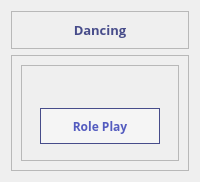
            <widget class="QWidget" name="nested_donuts">
             <layout class="QVBoxLayout" name="verticalLayout_12">
              <item>
               <widget class="QFrame" name="frame_19">
                <property name="frameShape">
                 <enum>QFrame::StyledPanel</enum>
                </property>
                <property name="frameShadow">
                 <enum>QFrame::Raised</enum>
                </property>
                <layout class="QVBoxLayout" name="verticalLayout_11">
                 <item alignment="Qt::AlignTop">
                  <widget class="QLabel" name="label_6">
                   <property name="font">
                    <font>
                     <family>Open Sans</family>
                     <pointsize>10</pointsize>
                     <weight>75</weight>
                     <bold>true</bold>
                    </font>
                   </property>
                   <property name="styleSheet">
                    <string notr="true">#label_6{
color: #474C8A;
} </string>
                   </property>
                   <property name="text">
                    <string>Dancing</string>
                   </property>
                   <property name="alignment">
                    <set>Qt::AlignCenter</set>
                   </property>
                  </widget>
                 </item>
                </layout>
               </widget>
              </item>
              <item>
               <widget class="QFrame" name="frame_20">
                <property name="sizePolicy">
                 <sizepolicy hsizetype="Preferred" vsizetype="Expanding">
                  <horstretch>0</horstretch>
                  <verstretch>0</verstretch>
                 </sizepolicy>
                </property>
                <property name="frameShape">
                 <enum>QFrame::StyledPanel</enum>
                </property>
                <property name="frameShadow">
                 <enum>QFrame::Raised</enum>
                </property>
                <layout class="QGridLayout" name="_2">
                 <item row="0" column="0">
                  <widget class="QFrame" name="frame_165">
                   <property name="frameShape">
                    <enum>QFrame::StyledPanel</enum>
                   </property>
                   <property name="frameShadow">
                    <enum>QFrame::Raised</enum>
                   </property>
                   <layout class="QVBoxLayout" name="verticalLayout_90">
                    <item>
                     <widget class="QFrame" name="frame_168">
                      <property name="maximumSize">
                       <size>
                        <width>16777215</width>
                        <height>700</height>
                       </size>
                      </property>
                      <property name="styleSheet">
                       <string notr="true">#frame_168{
background: rgba(255, 255, 255, 0);
}</string>
                      </property>
                      <property name="frameShape">
                       <enum>QFrame::StyledPanel</enum>
                      </property>
                      <property name="frameShadow">
                       <enum>QFrame::Raised</enum>
                      </property>
                      <layout class="QVBoxLayout" name="donut_con_chart"/>
                     </widget>
                    </item>
                    <item>
                     <widget class="QFrame" name="frame_167">
                      <property name="maximumSize">
                       <size>
                        <width>16777215</width>
                        <height>50</height>
                       </size>
                      </property>
                      <property name="styleSheet">
                       <string notr="true">#frame_167{
border-radius: 20px;
background: rgba(255, 255, 255, 0);
}</string>
                      </property>
                      <property name="frameShape">
                       <enum>QFrame::StyledPanel</enum>
                      </property>
                      <property name="frameShadow">
                       <enum>QFrame::Raised</enum>
                      </property>
                      <layout class="QHBoxLayout" name="horizontalLayout_27">
                       <property name="topMargin">
                        <number>7</number>
                       </property>
                       <property name="bottomMargin">
                        <number>7</number>
                       </property>
                       <item>
                        <widget class="QPushButton" name="donutnext_btn1">
                         <property name="minimumSize">
                          <size>
                           <width>10</width>
                           <height>0</height>
                          </size>
                         </property>
                         <property name="maximumSize">
                          <size>
                           <width>300</width>
                           <height>500</height>
                          </size>
                         </property>
                         <property name="font">
                          <font>
                           <family>Open Sans</family>
                           <weight>75</weight>
                           <bold>true</bold>
                          </font>
                         </property>
                         <property name="styleSheet">
                          <string notr="true">#donutnext_btn1{
color: #535BBF;
background: rgba(255, 255, 255, 0.4);
border: 1px solid #474C8A;
height: 42px;
width: auto;
}

#donutnext_btn1:hover{
background: rgba(255, 255, 255, 0.8);
}</string>
                         </property>
                         <property name="text">
                          <string>Role Play</string>
                         </property>
                         <property name="icon">
                          <iconset>
                           <normaloff>assets/icons/arrow-right.png</normaloff>assets/icons/arrow-right.png</iconset>
                         </property>
                        </widget>
                       </item>
                      </layout>
                     </widget>
                    </item>
                   </layout>
                  </widget>
                 </item>
                </layout>
               </widget>
              </item>
             </layout>
            </widget>
